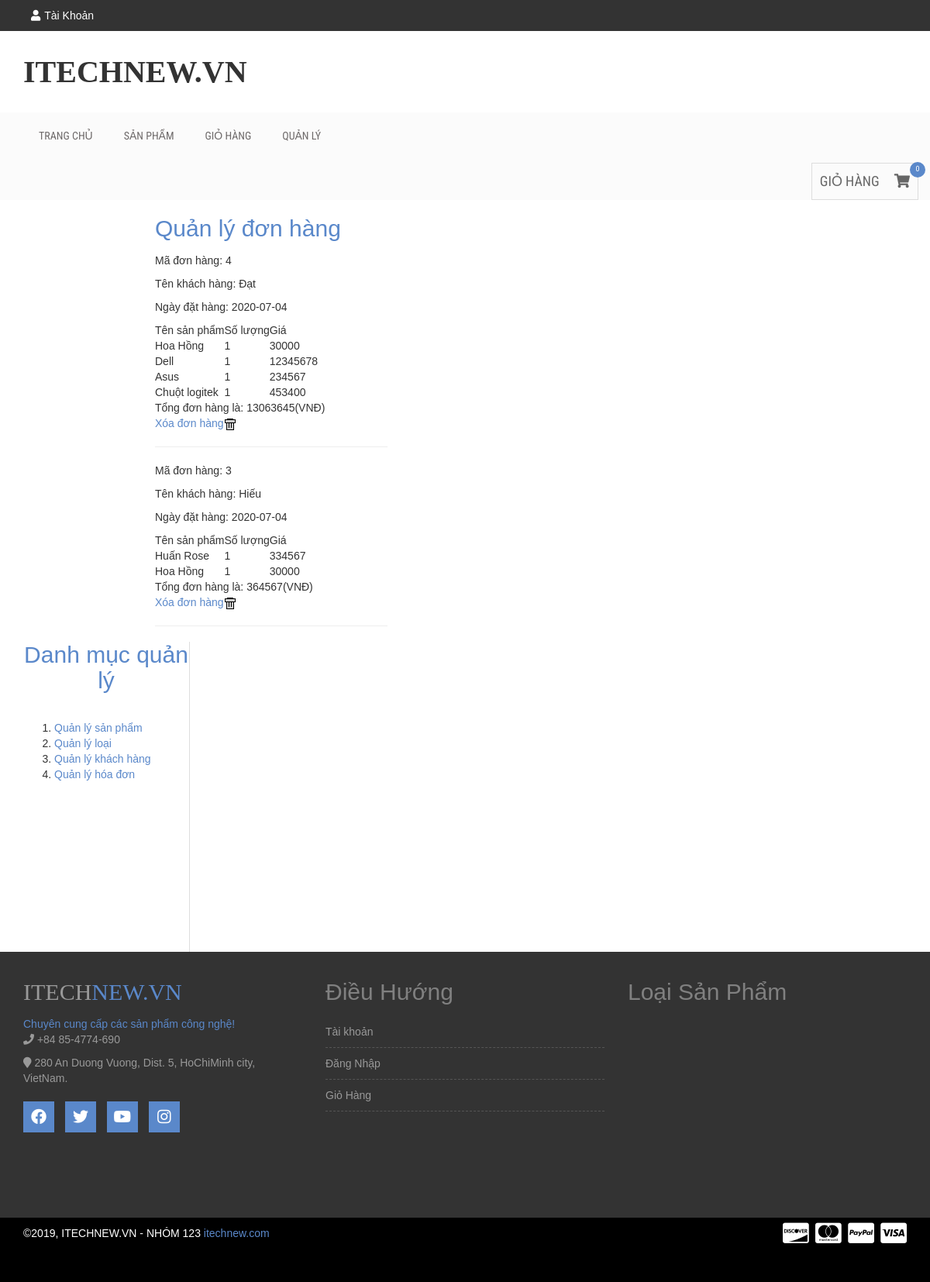
Page /admin.php?mod=hoadon&act=manage on the committed database.
### tables this page shows
CREATE TABLE `hoadon` (
  `MaHD` int(2) NOT NULL,
  `NgayLapHD` date NOT NULL DEFAULT current_timestamp(),
  `MaKH` int(2) NOT NULL,
  `TongTien` int(20) NOT NULL
);

CREATE TABLE `khachhang` (
  `MaKH` int(2) NOT NULL,
  `HoTen` varchar(100) NOT NULL,
  `DienThoai` varchar(20) NOT NULL,
  `Email` varchar(200) NOT NULL
);

CREATE TABLE `chitiethoadon` (
  `MaCTHD` int(2) NOT NULL,
  `MaHD` int(2) NOT NULL,
  `MaHH` int(2) NOT NULL,
  `SoLuong` int(2) NOT NULL
);

CREATE TABLE `hanghoa` (
  `MaHH` int(2) NOT NULL,
  `TenHH` varchar(200) NOT NULL,
  `DonGia` int(20) NOT NULL,
  `Hinh` varchar(300) NOT NULL,
  `MaLoai` int(2) NOT NULL
);

### Controller/HoaDon/Manage.php (called while the page is built)
<?php
	include_once("Model/HoaDon.php");
	include_once("Model/ChiTietHoaDon.php");
	$ord = new HoaDon();
	$order = $ord->getHoaDonManage();
	$oi = new ChiTietHoaDon();
	include_once("View/HoaDon/Manage.php");
?>

### Model/HoaDon.php (called while the page is built, shortened)
<?php
include_once("DataProvider.php");
include_once("ChiTietHoaDon.php");
class HoaDon{
	private $da;
	function __construct(){
		$this->da = new DataProvider();
	}
	function getHoaDonManage(){
		$sql = "Select hd.MaHD,hd.NgayLapHD,hd.TongTien,kh.HoTen from HoaDon hd join KhachHang kh on hd.MaKH = kh.MaKH order by hd.maHD desc";
		return $this->da->FetchAll($sql);
	}
}
?>

### Model/DataProvider.php (called while the page is built, shortened)
<?php
	class DataProvider{
		private $link;
		function __construct()
		{
			$this->link=mysqli_connect("localhost","root","","nhom123");
		}
		function ExecuteQuery($sql)
		{
			mysqli_query($this->link,"set names utf8");
			return mysqli_query($this->link, $sql);
		}
		function FetchAll($sql){
			$arr=array();
			$r = $this->ExecuteQuery($sql);
			while($row = mysqli_fetch_assoc($r)){
				$arr[]=$row;
			}
			return $arr;
		}
	}
?>

### Model/ChiTietHoaDon.php (called while the page is built, shortened)
<?php
include_once("DataProvider.php");
class ChiTietHoaDon{
	private $da;
	function __construct(){
		$this->da = new DataProvider();
	}
	function getChiTietHoaDonByHoaDonId($orderID){
		$sql="Select hh.TenHH,ct.MaHH,ct.MaHD,ct.SoLuong,hh.DonGia from ChiTietHoaDon ct inner join HangHoa hh on ct.MaHH=hh.MaHH where MaHD=$orderID";
		return $this->da->FetchAll($sql);
	}
}
?>

### View/HoaDon/Manage.php (the view, shortened to what this page needs)
<br>
<div style="width: 1000px; float: right;">
<h2><span><a href="admin.php?mod=hoadon&act=manage">Quản lý đơn hàng</a></span></h2>
<p>
    <?php
    echo "<div style=\"width:300px;\">";
	foreach($order as $row)
	{
		echo "<p>Mã đơn hàng: $row[MaHD]</p>";
		echo "<p>Tên khách hàng: $row[HoTen]</p>";
		echo "<p>Ngày đặt hàng: $row[NgayLapHD]</p>";
		$item = $oi->getChiTietHoaDonByHoaDonId($row['MaHD']);
		echo "<table>";
		echo "<tr><td>Tên sản phẩm</td><td>Số lượng</td><td>Giá</td></tr>";
		$sum=0;
		foreach($item as $rowitem)
		{
			echo "<tr><td>";
			echo $rowitem['TenHH']."</td><td>";
			echo $rowitem['SoLuong']."</td><td>";
			echo $rowitem['DonGia']."</td>";
			echo "</tr>";
			$sum+=$rowitem['SoLuong']*$rowitem['DonGia'];
		}
		echo "</table>";
		echo "Tổng đơn hàng là: ".$sum. "(VNĐ)";
		echo "<br>";
		echo "<a href=\"admin.php?mod=hoadon&act=xoa&id=$row[MaHD]\" onclick=\"return IsDelete()\">Xóa đơn hàng<img src=\"Images/Delete.gif\" /></a></td><td>";
		echo "<hr/>";
	}
	?>
	</div>
</p>
</div>

### css/style.css (style rules this page uses)
img { max-width: 100%; height: auto; }
h1, h2, h3, h4, h5, h6 { margin: 0 0 15px; }
body { font-family:Arial, Helvetica, sans-serif; }
a { color: #5a88ca }
body { width: 100%; }

### rows in the picture
hoadon: MaHD "4", MaKH.HoTen "Đạt", NgayLapHD "2020-07-04", sum "13063645"
chitiethoadon: MaHH.TenHH "Hoa Hồng", SoLuong "1", MaHH.DonGia "30000"
chitiethoadon: MaHH.TenHH "Dell", SoLuong "1", MaHH.DonGia "12345678"
chitiethoadon: MaHH.TenHH "Asus", SoLuong "1", MaHH.DonGia "234567"
chitiethoadon: MaHH.TenHH "Chuột logitek", SoLuong "1", MaHH.DonGia "453400"
hoadon: MaHD "3", MaKH.HoTen "Hiếu", NgayLapHD "2020-07-04", sum "364567"
chitiethoadon: MaHH.TenHH "Huấn Rose", SoLuong "1", MaHH.DonGia "334567"
chitiethoadon: MaHH.TenHH "Hoa Hồng", SoLuong "1", MaHH.DonGia "30000"
